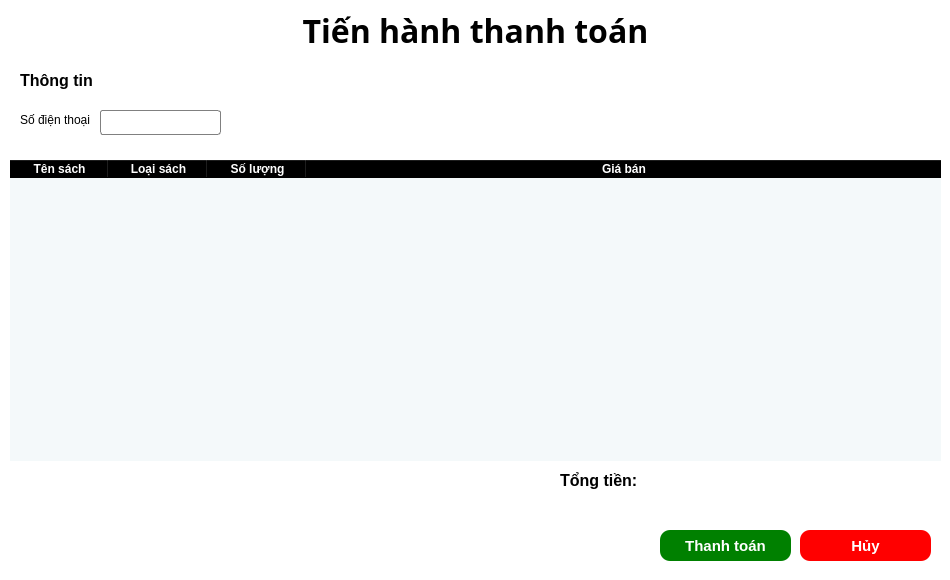
<?xml version="1.0" encoding="UTF-8"?>
<ui version="4.0">
 <class>hoadonmua_dialog</class>
 <widget class="QDialog" name="hoadonmua_dialog">
  <property name="geometry">
   <rect>
    <x>0</x>
    <y>0</y>
    <width>950</width>
    <height>580</height>
   </rect>
  </property>
  <property name="windowTitle">
   <string>Dialog</string>
  </property>
  <property name="windowIcon">
   <iconset resource="../new_resource.qrc">
    <normaloff>:/newPrefix/icons/add-to-cart (1).png</normaloff>:/newPrefix/icons/add-to-cart (1).png</iconset>
  </property>
  <property name="styleSheet">
   <string notr="true">background-color: #fff;
color:#000;</string>
  </property>
  <widget class="QLabel" name="label_3">
   <property name="geometry">
    <rect>
     <x>20</x>
     <y>70</y>
     <width>151</width>
     <height>21</height>
    </rect>
   </property>
   <property name="font">
    <font>
     <family>Segoe UI</family>
     <pointsize>12</pointsize>
     <weight>75</weight>
     <bold>true</bold>
    </font>
   </property>
   <property name="text">
    <string>Thông tin</string>
   </property>
  </widget>
  <widget class="QWidget" name="widget" native="true">
   <property name="geometry">
    <rect>
     <x>10</x>
     <y>100</y>
     <width>211</width>
     <height>41</height>
    </rect>
   </property>
   <property name="styleSheet">
    <string notr="true">QLineEdit, QComboBox{
	border: 1px solid gray;
	border-radius: 3px;

}
</string>
   </property>
   <widget class="QLabel" name="label_4">
    <property name="geometry">
     <rect>
      <x>10</x>
      <y>10</y>
      <width>81</width>
      <height>20</height>
     </rect>
    </property>
    <property name="text">
     <string>Số điện thoại</string>
    </property>
   </widget>
   <widget class="QLineEdit" name="sdt">
    <property name="geometry">
     <rect>
      <x>90</x>
      <y>10</y>
      <width>121</width>
      <height>25</height>
     </rect>
    </property>
    <property name="styleSheet">
     <string notr="true"/>
    </property>
   </widget>
  </widget>
  <widget class="QTableWidget" name="hdm_table">
   <property name="geometry">
    <rect>
     <x>10</x>
     <y>160</y>
     <width>931</width>
     <height>301</height>
    </rect>
   </property>
   <property name="styleSheet">
    <string notr="true">QHeaderView::section{
	font-weight: bold;
	background-color: black;
	color: white;
}
QTableWidget{
	border: none;
	background-color:#F4F9FA;
}</string>
   </property>
   <property name="alternatingRowColors">
    <bool>true</bool>
   </property>
   <attribute name="horizontalHeaderDefaultSectionSize">
    <number>99</number>
   </attribute>
   <attribute name="horizontalHeaderStretchLastSection">
    <bool>true</bool>
   </attribute>
   <column>
    <property name="text">
     <string>Tên sách</string>
    </property>
   </column>
   <column>
    <property name="text">
     <string>Loại sách</string>
    </property>
   </column>
   <column>
    <property name="text">
     <string>Số lượng</string>
    </property>
   </column>
   <column>
    <property name="text">
     <string>Giá bán</string>
    </property>
   </column>
  </widget>
  <widget class="QPushButton" name="thanhtoan">
   <property name="geometry">
    <rect>
     <x>660</x>
     <y>530</y>
     <width>131</width>
     <height>31</height>
    </rect>
   </property>
   <property name="styleSheet">
    <string notr="true">background-color: green;
color: #fff ;
border:none;
border-radius: 10px;
font-size:15px;
font-weight: bold;
</string>
   </property>
   <property name="text">
    <string>Thanh toán</string>
   </property>
   <property name="icon">
    <iconset resource="../new_resource.qrc">
     <normaloff>:/newPrefix/icons/add-to-cart (1).png</normaloff>:/newPrefix/icons/add-to-cart (1).png</iconset>
   </property>
  </widget>
  <widget class="QPushButton" name="huy">
   <property name="geometry">
    <rect>
     <x>800</x>
     <y>530</y>
     <width>131</width>
     <height>31</height>
    </rect>
   </property>
   <property name="styleSheet">
    <string notr="true">background-color: red;
color: #fff ;
border:none;
border-radius: 10px;
font-size:15px;
font-weight: bold;
</string>
   </property>
   <property name="text">
    <string>Hủy</string>
   </property>
   <property name="icon">
    <iconset resource="../new_resource.qrc">
     <normaloff>:/newPrefix/icons/exitLS.png</normaloff>:/newPrefix/icons/exitLS.png</iconset>
   </property>
  </widget>
  <widget class="QLabel" name="tongtien">
   <property name="geometry">
    <rect>
     <x>560</x>
     <y>470</y>
     <width>381</width>
     <height>21</height>
    </rect>
   </property>
   <property name="font">
    <font>
     <family>Segoe UI</family>
     <pointsize>12</pointsize>
     <weight>75</weight>
     <bold>true</bold>
    </font>
   </property>
   <property name="text">
    <string>Tổng tiền: </string>
   </property>
  </widget>
  <widget class="QWidget" name="verticalLayoutWidget">
   <property name="geometry">
    <rect>
     <x>0</x>
     <y>0</y>
     <width>951</width>
     <height>61</height>
    </rect>
   </property>
   <layout class="QVBoxLayout" name="verticalLayout">
    <item>
     <widget class="QLabel" name="label">
      <property name="font">
       <font>
        <family>Bahnschrift</family>
        <pointsize>24</pointsize>
        <weight>75</weight>
        <bold>true</bold>
       </font>
      </property>
      <property name="styleSheet">
       <string notr="true"/>
      </property>
      <property name="text">
       <string>Tiến hành thanh toán</string>
      </property>
      <property name="alignment">
       <set>Qt::AlignCenter</set>
      </property>
     </widget>
    </item>
   </layout>
  </widget>
 </widget>
 <resources>
  <include location="../new_resource.qrc"/>
 </resources>
 <connections/>
</ui>
